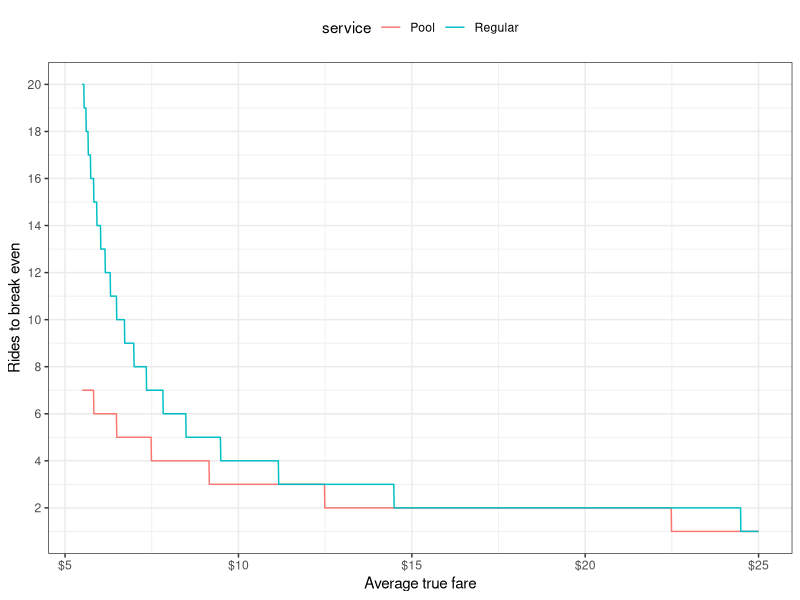
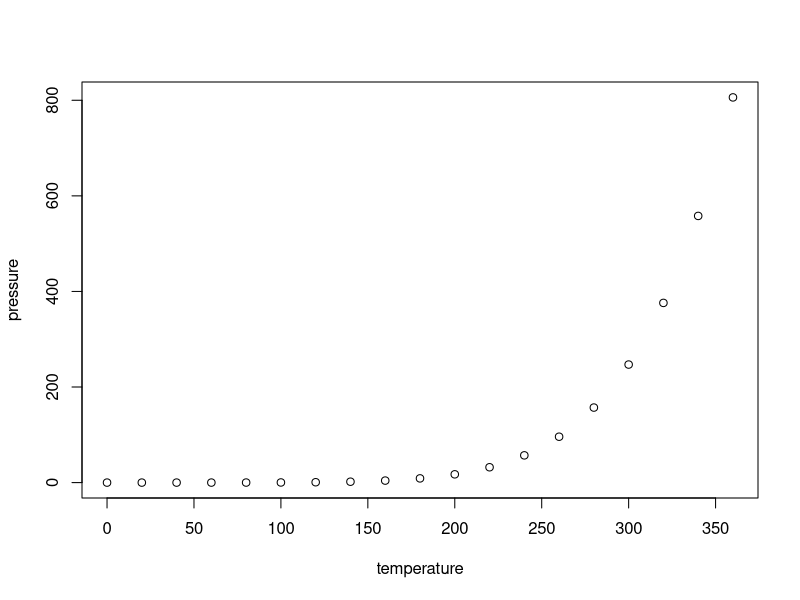

R code for these plots, in order:
## ---- chunk 1
knitr::opts_chunk$set(echo = TRUE)
## ---- chunk 2
suppressPackageStartupMessages(library(tidyverse))
theme_set(theme_bw() + theme(legend.position = "top") )


reduce_fare = data_frame(
  service = c("Regular", "Pool"),
  reduce_fare = c(4.49, 2.49)
)

average_fare_data = crossing(
  service = c("Regular", "Pool"),
  average_fares = seq(5.49, 25, by = 0.01)
  ) %>% 
  left_join(reduce_fare, by = "service") %>%
  mutate(
    optimal_ride = ceiling(20/(average_fares - reduce_fare)) # since we can't take partial rides
  )


ggplot(data = average_fare_data, aes(x = average_fares, y = optimal_ride, colour = service)) +
  geom_line() +
  scale_y_continuous("Rides to break even", breaks = seq(0, 20, by = 2)) +
  scale_x_continuous("Average true fare", labels = scales::dollar)





## ---- chunk 3
plot(pressure)
